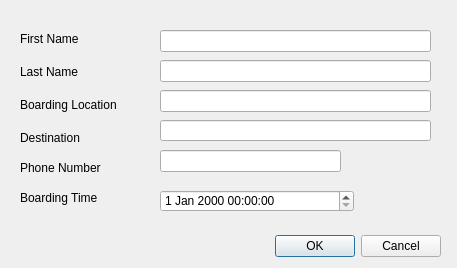
<?xml version="1.0" encoding="UTF-8"?>
<ui version="4.0">
 <class>Dialog</class>
 <widget class="QDialog" name="Dialog">
  <property name="geometry">
   <rect>
    <x>0</x>
    <y>0</y>
    <width>457</width>
    <height>268</height>
   </rect>
  </property>
  <property name="windowTitle">
   <string>Dialog</string>
  </property>
  <widget class="QDialogButtonBox" name="buttonBox">
   <property name="geometry">
    <rect>
     <x>100</x>
     <y>230</y>
     <width>341</width>
     <height>32</height>
    </rect>
   </property>
   <property name="orientation">
    <enum>Qt::Horizontal</enum>
   </property>
   <property name="standardButtons">
    <set>QDialogButtonBox::Cancel|QDialogButtonBox::Ok</set>
   </property>
  </widget>
  <widget class="QLabel" name="label_firstName">
   <property name="geometry">
    <rect>
     <x>20</x>
     <y>31</y>
     <width>101</width>
     <height>16</height>
    </rect>
   </property>
   <property name="text">
    <string>First Name</string>
   </property>
  </widget>
  <widget class="QLabel" name="label_lastName">
   <property name="geometry">
    <rect>
     <x>20</x>
     <y>64</y>
     <width>101</width>
     <height>16</height>
    </rect>
   </property>
   <property name="text">
    <string>Last Name</string>
   </property>
  </widget>
  <widget class="QLabel" name="label_Boarding_Location">
   <property name="geometry">
    <rect>
     <x>20</x>
     <y>97</y>
     <width>101</width>
     <height>16</height>
    </rect>
   </property>
   <property name="text">
    <string>Boarding Location</string>
   </property>
  </widget>
  <widget class="QLabel" name="label_dest">
   <property name="geometry">
    <rect>
     <x>20</x>
     <y>130</y>
     <width>101</width>
     <height>16</height>
    </rect>
   </property>
   <property name="text">
    <string>Destination</string>
   </property>
  </widget>
  <widget class="QLabel" name="label_phn">
   <property name="geometry">
    <rect>
     <x>20</x>
     <y>160</y>
     <width>101</width>
     <height>16</height>
    </rect>
   </property>
   <property name="text">
    <string>Phone Number</string>
   </property>
  </widget>
  <widget class="QLabel" name="label_Boarding_time">
   <property name="geometry">
    <rect>
     <x>20</x>
     <y>190</y>
     <width>101</width>
     <height>16</height>
    </rect>
   </property>
   <property name="text">
    <string>Boarding Time</string>
   </property>
  </widget>
  <widget class="QLineEdit" name="lineEdit">
   <property name="geometry">
    <rect>
     <x>160</x>
     <y>30</y>
     <width>271</width>
     <height>22</height>
    </rect>
   </property>
  </widget>
  <widget class="QLineEdit" name="lineEdit_2">
   <property name="geometry">
    <rect>
     <x>160</x>
     <y>60</y>
     <width>271</width>
     <height>22</height>
    </rect>
   </property>
  </widget>
  <widget class="QLineEdit" name="lineEdit_3">
   <property name="geometry">
    <rect>
     <x>160</x>
     <y>90</y>
     <width>271</width>
     <height>22</height>
    </rect>
   </property>
  </widget>
  <widget class="QLineEdit" name="lineEdit_4">
   <property name="geometry">
    <rect>
     <x>160</x>
     <y>120</y>
     <width>271</width>
     <height>21</height>
    </rect>
   </property>
  </widget>
  <widget class="QLineEdit" name="lineEdit_5">
   <property name="geometry">
    <rect>
     <x>160</x>
     <y>150</y>
     <width>181</width>
     <height>22</height>
    </rect>
   </property>
  </widget>
  <widget class="QDateTimeEdit" name="dateTimeEdit">
   <property name="geometry">
    <rect>
     <x>160</x>
     <y>190</y>
     <width>194</width>
     <height>22</height>
    </rect>
   </property>
  </widget>
 </widget>
 <resources/>
 <connections>
  <connection>
   <sender>buttonBox</sender>
   <signal>accepted()</signal>
   <receiver>Dialog</receiver>
   <slot>accept()</slot>
   <hints>
    <hint type="sourcelabel">
     <x>248</x>
     <y>254</y>
    </hint>
    <hint type="destinationlabel">
     <x>157</x>
     <y>274</y>
    </hint>
   </hints>
  </connection>
  <connection>
   <sender>buttonBox</sender>
   <signal>rejected()</signal>
   <receiver>Dialog</receiver>
   <slot>reject()</slot>
   <hints>
    <hint type="sourcelabel">
     <x>316</x>
     <y>260</y>
    </hint>
    <hint type="destinationlabel">
     <x>286</x>
     <y>274</y>
    </hint>
   </hints>
  </connection>
 </connections>
</ui>
